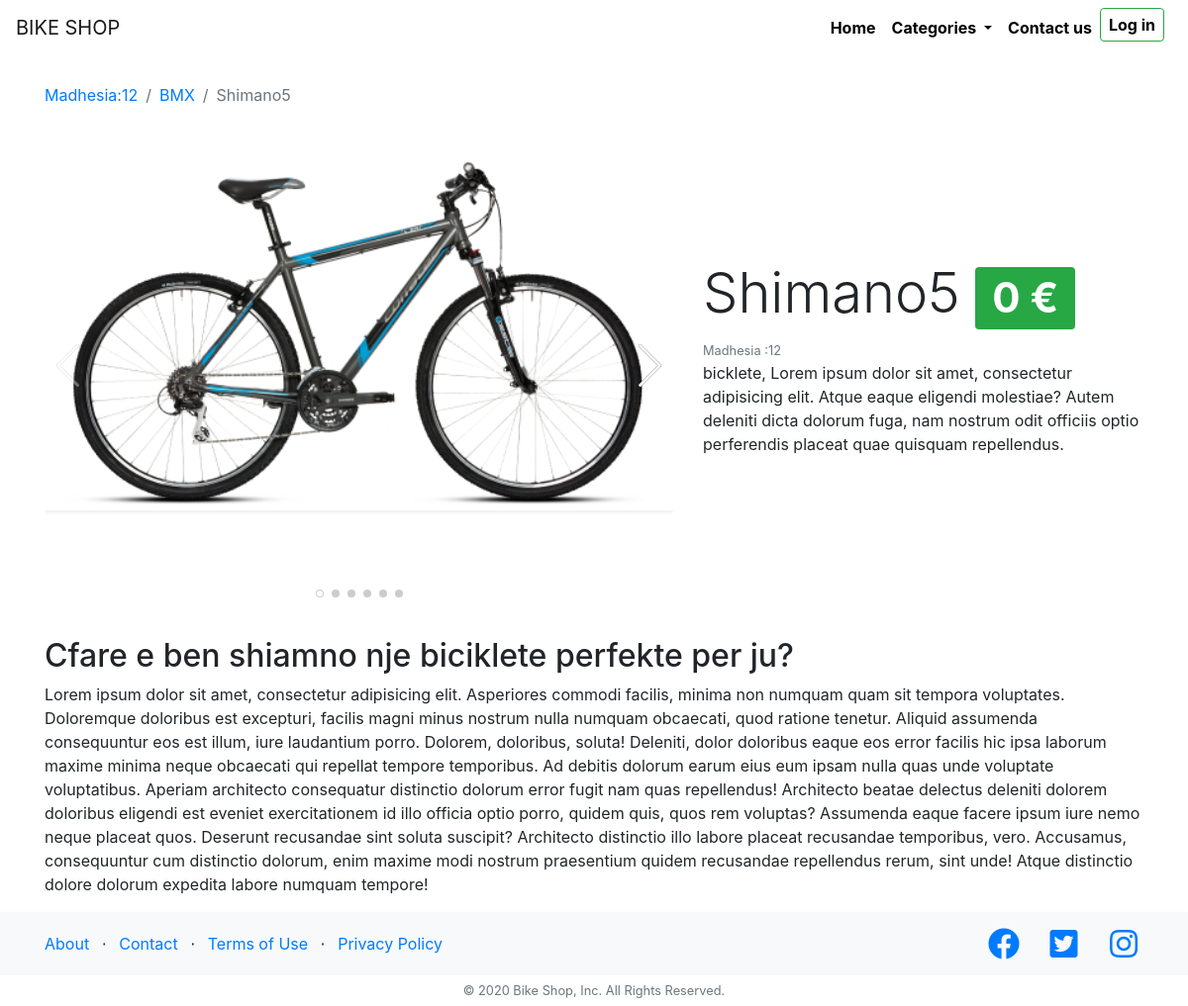
Screenshot of /bike/Shimano5 with the database file from the repository.
### shop/models.py (models this page shows, shortened)
class Bikes(models.Model):
    name = models.CharField(max_length=35, default="Shimano")
    size = models.CharField(max_length=2, default=26)
    color = models.CharField(max_length=10, default="Blu")
    description = models.TextField(default="bicklete")
    full_description = RichTextField(blank=True, null=True)
    price = models.CharField(max_length=5, default=0)
    image = models.ImageField(default="defalut.png")
    age_category = models.CharField(default=16, max_length=15)
    bike_categories = models.CharField(default="BMX", max_length=50)
    class Meta:
        verbose_name_plural = 'Bikes'

### shop/views.py (the view)
# urls.py: path('bike/<name>', views.details, name='details'),
def details(request, name):
    selected_bike = Bikes.objects.get(name=name)
    show_bike = {'bike': selected_bike}
    return render(request, 'shop/details.html', show_bike)

### shop/templates/shop/details.html (shortened to what this page needs)
{% extends 'shop/layout.html' %}
{% load static %}
{% block extrahead  %}
    <link rel="stylesheet" href="{% static 'shop/fix_navbar.css' %}">
    <link rel="stylesheet" href="{% static 'shop/libraries/swiper/swiper-bundle.min.css' %}">
{% endblock %}
{% block content %}
<div class="container mt-5 pt-4">
    <div class="row align-items-center">
        <div class="col-md-12">
            <nav aria-label="breadcrumb">
              <ol class="breadcrumb bg-transparent pl-0 mb-0">
                <li class="breadcrumb-item"><a href="/search?size={{ bike.size }}">Madhesia:{{bike.size}}</a></li>
                <li class="breadcrumb-item"><a href="/category/{{ bike.bike_categories }}">{{ bike.bike_categories }}</a></li>
                <li class="breadcrumb-item active" aria-current="page">{{ bike.name }}</li>
              </ol>
            </nav>
        </div>
        <div class="col-md-5 order-md-2">
            <h1 class="display-4 text-capitalize">{{bike.name}} <span class="badge badge-success">{{bike.price}} &euro;</span></h1>
            <small class="text-muted">Madhesia :{{bike.size}}</small>
            <p>
                {{bike.description}},
                Lorem ipsum dolor sit amet, consectetur adipisicing elit. Atque eaque eligendi molestiae? Autem deleniti dicta dolorum fuga, nam nostrum odit officiis optio perferendis placeat quae quisquam repellendus.
            </p>
        </div>
        <div class="col-md-7 order-md-1">
            <div class="swiper-container">
              <div class="swiper-wrapper">
                <div class="swiper-slide">
                  <img src="{{bike.image.url}}" class="shadow-sm bike-img swiper-lazy" alt="{{bike.name}}">
                </div>
              </div>
              <div class="swiper-pagination swiper-pagination-white"></div>
              <div class="swiper-button-next swiper-button-white"></div>
            </div>
        </div>
    </div>
    <div class="row mt-4">
        <div class="col-md-12">
            <div class="full-description">
                {{ bike.full_description | safe}}
            </div>
        </div>
    </div>
</div>
{% endblock %}

### shop/static/shop/home.css (style rules this page uses)
html { position: relative; min-height: 100%; }
body { margin-bottom: 95px; }

### shop/static/shop/fix_navbar.css (style rules this page uses)
.bike-img { width: 100%; max-width: 800px; height: auto; }

### shop/templates/shop/details.html (style rules this page uses)
.swiper-slide { text-align: center; font-size: 18px; }
.swiper-button-white { text-shadow: 0 0 #000000; }
.swiper-slide { min-height: 500px; }

### rows the page displays
Bikes: size "12", bike_categories "BMX", name "Shimano5", price "0", description "bicklete", image (picture), full_description "Cfare e ben shiamno nje biciklete perfekte per ju? Lorem ipsum dolor sit amet, consectetur adipisicing elit. Asperiores commodi facilis, minima non numquam quam sit tempora voluptates. Doloremque doloribus est excepturi, facilis magni minus nostrum nulla numquam obcaecati, quod ratione tenetur. Aliquid assumenda consequuntur eos est illum, iure laudantium porro. Dolorem, doloribus, soluta! Deleniti, dolor doloribus eaque eos error facilis hic ipsa laborum maxime minima neque obcaecati qui repellat tempore temporibus. Ad debitis dolorum earum eius eum ipsam nulla quas unde voluptate voluptatibus. Aperiam architecto consequatur distinctio dolorum error fugit nam quas repellendus! Architecto…"
